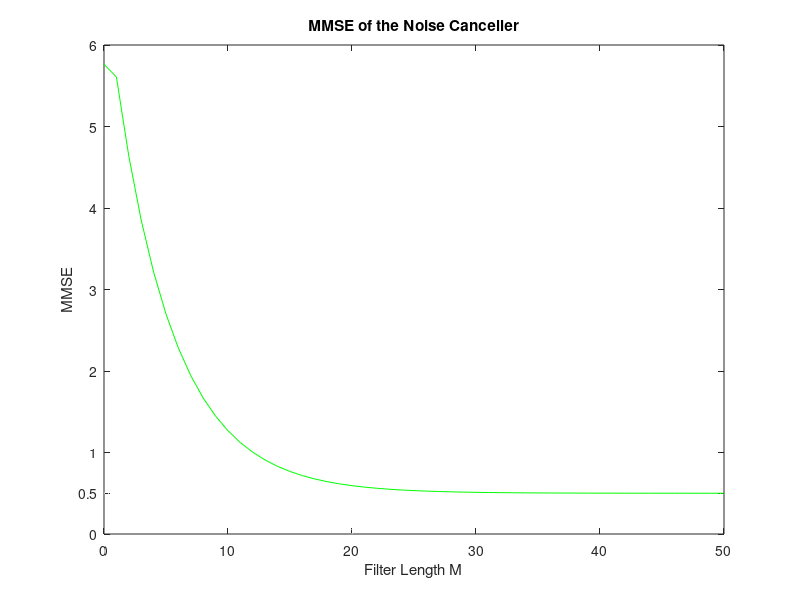

Source code (MATLAB): (Note: this script raises an error after producing the figure.)
omega0 = pi/16; a1 = 0.9; a2 = -0.75; var_w = 1;
% (a) Design of the Optimum filter and its MMSE
Mmaxm = 50; Po = zeros(Mmaxm,1);
varv2 = var_w/(1-a2*a2);
varv1 = var_w/(1-a1*a1);
ry0 = 0.5*cos(omega0*0)+varv1;
for M = 1:Mmaxm
Rv2 = toeplitz(varv2*a2.^(0:M-1));
ryv2 = (1/(1-a1*a2))*a1.^(0:M-1)';
co = Rv2\ryv2;
Po(M) = ry0 - co'*ryv2;
end
Po = [ry0;Po]; M = 0:Mmaxm;
% Hf_1 = figure('units',SCRUN,'position',SCRPOS,...
% 'paperunits',PAPUN,'paperposition',[0,0,5,2],...
% 'NumberTitle','off','Name','Pr1015a');
plot([0,Mmaxm],[0.5,0.5],'w:',[20,20],[0,Po(21)],...
'w:',M,Po,'g');
axis([0,Mmaxm,0,6]);
xlabel('Filter Length M');
title('MMSE of the Noise Canceller');
ylabel('MMSE');
set(gca,'xtick',[0:10:Mmaxm],'ytick',[0,0.5,1:6]);
% Choose Mo = 20;
Mo = 20;
Rv2 = toeplitz(varv2*a2.^[0:Mo-1]);
ryv2 = (1/(1-a1*a2))*a1.^[0:Mo-1]';
co = Rv2\ryv2;


% (b) LMS for Noise canceller
% Generate Desired and Input signals
Nx = 1000; nx = [0:Nx-1]';
phi = 2*pi*rand(1,1); s = cos(omega0*nx+phi);
w = randn(Nx,1); v1 = filter(1,[1,-a1],w);
v2 = filter(1,[1,-a2],w); y = s + v1;
mu = 0.005;
c0 = zeros(Mo,1);


[c,e,yhat] = firlms(v2,y,mu,Mo,c0);



eo = y - filter(co,1,v2); elms = y - yhat;
subplot('position',[0.1,0.82,0.85,0.09]);
plot(nx(500:1000),s(500:1000),'g'); axis([Nx/2,Nx,-5,5]);
title('Original Signal s(nx)');
set(gca,'xtick',[500,1000]);
subplot('position',[0.1,0.64,0.85,0.09]);
plot(nx(500:1000),y(500:1000),'m'); axis([Nx/2,Nx,-10,10]);
title('Primary Signal s(nx)+v_1(nx)');
set(gca,'xtick',[500,1000]);
subplot('position',[0.1,0.46,0.85,0.09]);
plot(nx(500:1000),v2(500:1000),'m'); axis([Nx/2,Nx,-10,10]);
title('Secondary Signal v_2(nx)');
set(gca,'xtick',[500,1000]);
subplot('position',[0.1,0.28,0.85,0.09]);
plot(nx(500:1000),eo(500:1000),'g'); axis([Nx/2,Nx,-5,5]);
title('Clean Signal e_o(nx)');
set(gca,'xtick',[500,1000]);
subplot('position',[0.1,0.10,0.85,0.09]);
plot(nx(500:1000),elms(500:1000),'g'); axis([Nx/2,Nx,-5,5]);
title('Clean Signal e_{LMS}(nx)');
set(gca,'xtick',[500,1000]);
xlabel('sample index nx');




function [c,e,yhat] = firlms(x,y,mu,M,c0)
% Computes filter coefficients in c and the corresponding error in
% e, given signal x, desired signal y, step size mu, filter order M, and
% the initial coefficient vector c0.
%
% [c,e] = firlms(x,y,mu,M,c0)
%
Nx = length(x); % Length of x(nx) & number of iterations
x = reshape(x,Nx,1); % x as a column vector
c = zeros(M,Nx); % Initialization of c
X = zeros(M,Nx); % Data matrix
xx = [zeros(M-1,1);x]; % Prepend M-1 zeros
for i = 1:M
X(i,:) = xx(M-i+1:end-i+1)';
end
e = zeros(1,Nx); yhat = zeros(Nx,1);
%--LMS Algorithm for FIR filter - real-valued case
% Algorithm initialization
yhat(1) = c0'*X(:,1);
e(1) = y(1) - yhat(1);
c(:,1) = c0 + 2*mu*X(:,1)*e(1);;
% Iterations
for nx = 2:Nx
yhat(nx) = c(:,nx-1)'*X(:,nx);
e(nx) = y(nx) - yhat(nx);
c(:,nx) = c(:,nx-1) + 2*mu*X(:,nx)*e(nx);
end
end
